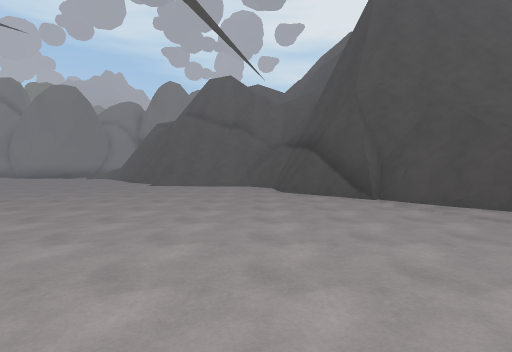
[1] (above)

18 first-person views from a walk through a 3-D level made in the Unity game engine. The camera is 1.4 m above the floor, tilts 2° down and sees 80° across. The floor is counted in squares, 2 m on a side. Each view is taken from the middle of a square. On the plan, view 1 faces up. The plan holds only what a view shows up to about 10 squares ahead; the rest is blank. The place goes on beyond the plan. Some animated figures are left out.

[2]
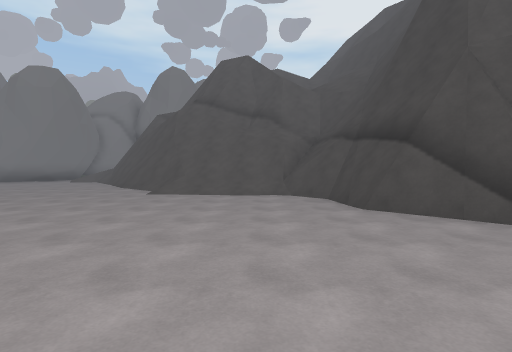

[3]
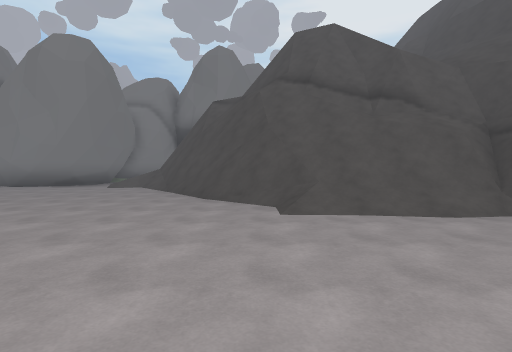

[4]
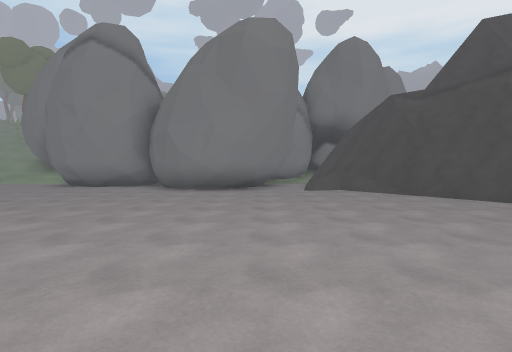

[5]
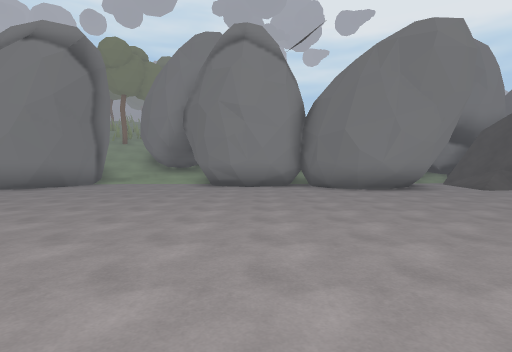

[6]
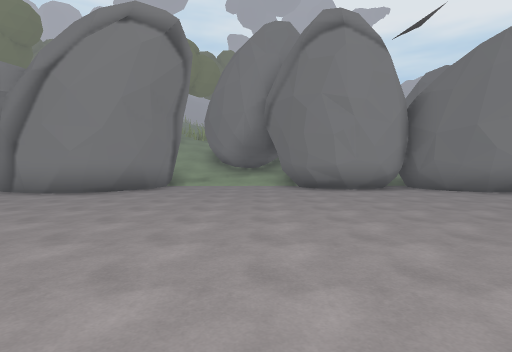

[7]
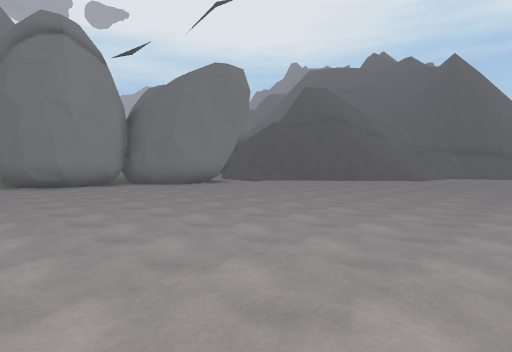

[8]
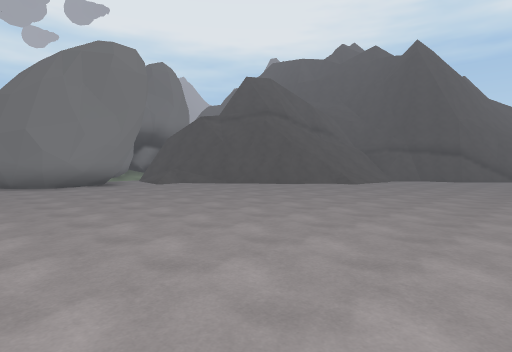

[9]
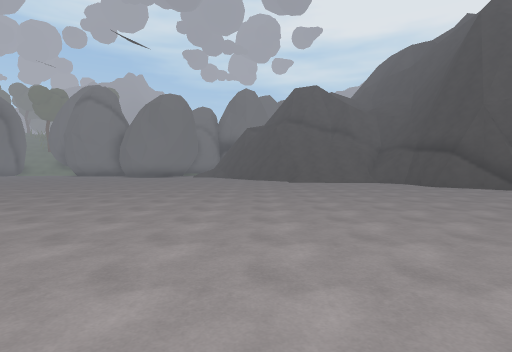

[10]
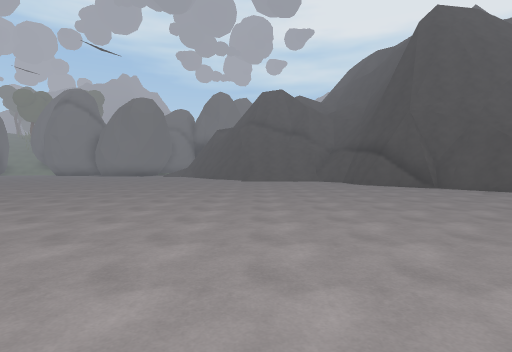

[11]
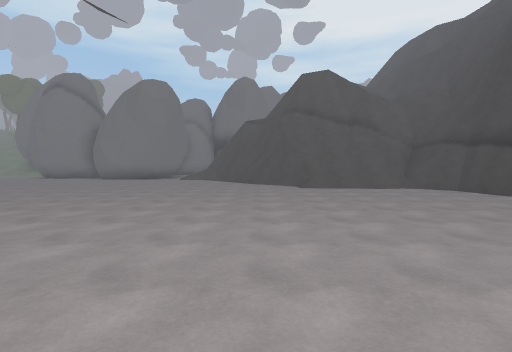

[12]
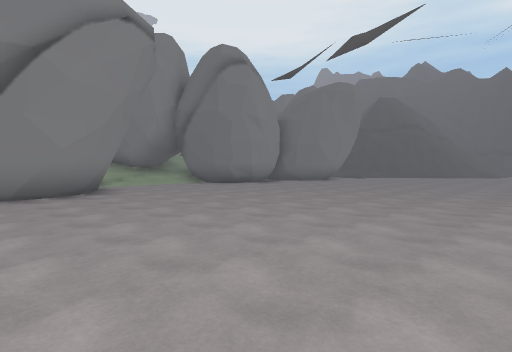

[13]
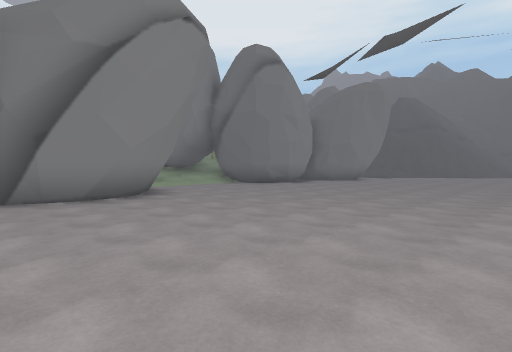

[14]
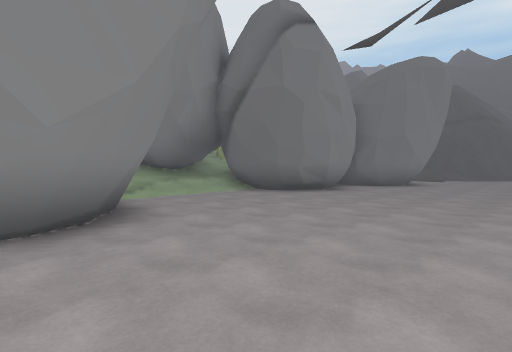

[15]
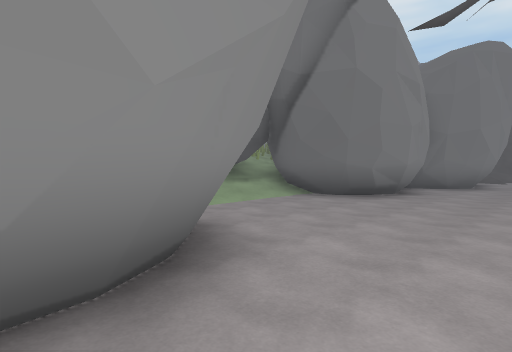

[16]
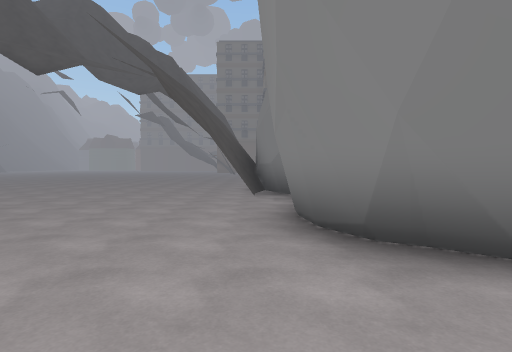

[17]
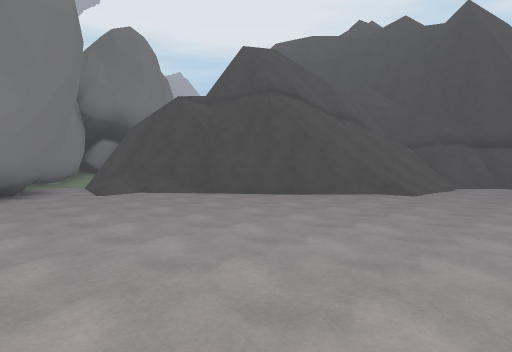

[18]
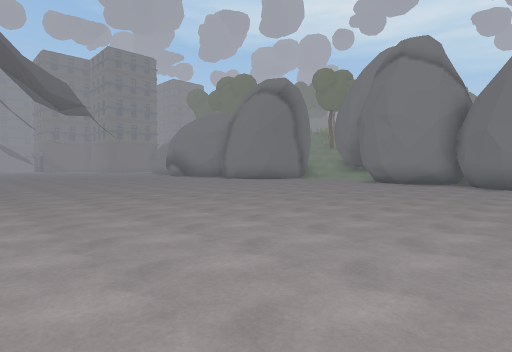

### Floor plan
Key: @ floor where view 1 was taken; # wall or solid block; . floor; / step, stairs or slope; = window, fence, low wall or low ledge; ^ raised ledge.
Columns run from 29 left of view 1 to 4 right of it. Each row starts with its distance up from view 1.
 18         #...##  #
 17         #....####  ####
 16   #######.......#### /##
 15 #### ................./#
 14 .......................#######
 13 ........................##//###
 12 .........................#///##
 11 ..........................///=#
 10 ............................/##
  9 ..............................#
  8 ...  .........................##
  7       .........................##
  6       .........................###
  5              ...................^#
  4                    ............ ^^
  3                     ............
  2                     ............
  1                      ..........
  0                       .......@
 -1                        ......
 -2                         ....
 -3                           .

Where each view was taken, in squares from view 1:
view 1: 0 up, 0 right, facing up
view 2: 3 up, 1 left, facing up
view 3: 6 up, 4 left, facing up
view 4: 7 up, 10 left, facing up
view 5: 7 up, 15 left, facing up
view 6: 8 up, 18 left, facing up
view 7: 6 up, 18 left, facing up-right
view 8: 5 up, 14 left, facing up-right
view 9: 2 down, 5 left, facing up
view 10: 3 down, 3 left, facing up
view 11: 1 up, 5 left, facing up
view 12: 8 up, 24 left, facing up-right
view 13: 9 up, 25 left, facing up-right
view 14: 12 up, 23 left, facing up-right
view 15: 14 up, 23 left, facing up-right
view 16: 15 up, 19 left, facing left
view 17: 8 up, 11 left, facing up-right
view 18: 5 up, 11 left, facing up-left
